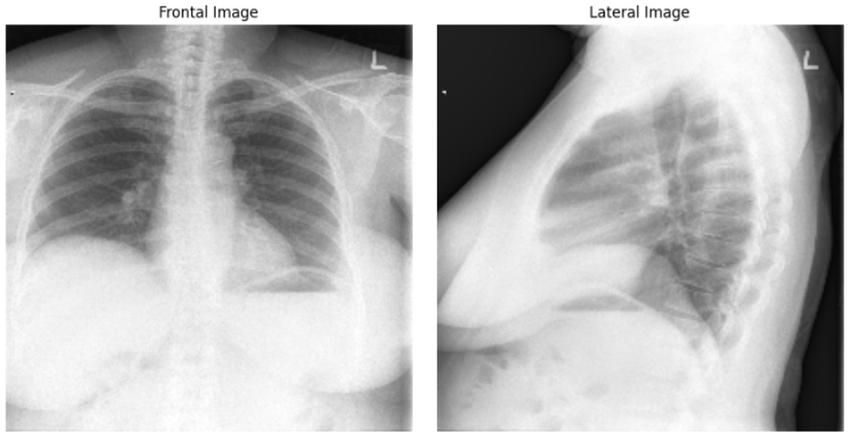
#> input picture data/raw/sample_01.png, 850 x 437 px; its folder holds only this picture in this run
$ python phase1_preview.py
#> lines starting #> are read from the running program, lines starting #| are printed output that depends on the picture
### src/dip/enhancement.py
"""Phase 1 module: manual CLAHE enhancement (NumPy only)."""

from __future__ import annotations

import math

import numpy as np

from src.dip.common import ensure_grayscale_image, normalize_to_uint8


def _normalize_to_uint8(image: np.ndarray) -> np.ndarray:
    """Backward-compatible wrapper around the shared uint8 normalization helper."""
    return normalize_to_uint8(image)


def _pad_to_tile_shape(image: np.ndarray, tile_size: tuple[int, int]) -> tuple[np.ndarray, tuple[int, int]]:
    """Pad image so each spatial dimension is divisible by tile size."""
    tile_h, tile_w = tile_size
    h, w = image.shape
    pad_h = (tile_h - (h % tile_h)) % tile_h
    pad_w = (tile_w - (w % tile_w)) % tile_w
    padded = np.pad(image, ((0, pad_h), (0, pad_w)), mode="edge")
    return padded, (h, w)


def _tile_histogram(tile: np.ndarray) -> np.ndarray:
    """Compute 256-bin histogram for a uint8 tile."""
    return np.bincount(tile.ravel(), minlength=256).astype(np.int64)


def _clip_histogram(hist: np.ndarray, clip_limit: int, tile_pixels: int) -> np.ndarray:
    """Clip histogram and redistribute overflow counts."""
    if clip_limit <= 0:
        raise ValueError("clip_limit must be a positive integer.")

    n_bins = hist.size
    # Ensure clipping is mathematically feasible for this tile.
    effective_clip = max(clip_limit, math.ceil(tile_pixels / n_bins))
    clipped = np.minimum(hist, effective_clip).astype(np.int64)
    overflow = int((hist - clipped).clip(min=0).sum())

    if overflow == 0:
        return clipped

    # Standard CLAHE-style redistribution:
    # add the same amount to all bins, then spread the remainder.
    add_all = overflow // n_bins
    residual = overflow % n_bins

    if add_all > 0:
        clipped += add_all
    if residual > 0:
        clipped[:residual] += 1

    return clipped


def _build_lut(hist: np.ndarray, tile_pixels: int) -> np.ndarray:
    """Build LUT from clipped histogram via CDF mapping."""
    cdf = hist.cumsum(dtype=np.float64)
    nonzero = np.flatnonzero(cdf > 0)
    if nonzero.size == 0:
        return np.arange(256, dtype=np.uint8)

    cdf_min = cdf[nonzero[0]]
    denom = tile_pixels - cdf_min
    if denom <= 0:
        return np.arange(256, dtype=np.uint8)

    lut = np.clip(np.rint((cdf - cdf_min) * 255.0 / denom), 0.0, 255.0).astype(np.uint8)
    return lut


def _lut_grid(padded: np.ndarray, tile_size: tuple[int, int], clip_limit: int) -> np.ndarray:
    """Compute one LUT per tile."""
    tile_h, tile_w = tile_size
    h, w = padded.shape
    n_tiles_y = h // tile_h
    n_tiles_x = w // tile_w
    luts = np.zeros((n_tiles_y, n_tiles_x, 256), dtype=np.uint8)

    for ty in range(n_tiles_y):
        for tx in range(n_tiles_x):
            y0 = ty * tile_h
            y1 = y0 + tile_h
            x0 = tx * tile_w
            x1 = x0 + tile_w
            tile = padded[y0:y1, x0:x1]
            tile_pixels = tile.size
            hist = _tile_histogram(tile)
            clipped_hist = _clip_histogram(hist, clip_limit=clip_limit, tile_pixels=tile_pixels)
            luts[ty, tx] = _build_lut(clipped_hist, tile_pixels=tile_pixels)

    return luts


def _bilinear_apply(padded: np.ndarray, luts: np.ndarray, tile_size: tuple[int, int]) -> np.ndarray:
    """Apply per-tile LUTs and bilinearly blend neighboring tiles."""
    tile_h, tile_w = tile_size
    out = np.empty_like(padded, dtype=np.uint8)
    n_tiles_y, n_tiles_x, _ = luts.shape

    for ty in range(n_tiles_y):
        for tx in range(n_tiles_x):
            y0 = ty * tile_h
            y1 = y0 + tile_h
            x0 = tx * tile_w
            x1 = x0 + tile_w
            region = padded[y0:y1, x0:x1]

            ty1 = min(ty + 1, n_tiles_y - 1)
            tx1 = min(tx + 1, n_tiles_x - 1)

            lut00 = luts[ty, tx]
            lut01 = luts[ty, tx1]
            lut10 = luts[ty1, tx]
            lut11 = luts[ty1, tx1]

            mapped00 = lut00[region].astype(np.float32)
            mapped01 = lut01[region].astype(np.float32)
            mapped10 = lut10[region].astype(np.float32)
            mapped11 = lut11[region].astype(np.float32)

            h_reg, w_reg = region.shape
            alpha = (np.arange(h_reg, dtype=np.float32) / max(h_reg, 1)).reshape(-1, 1)
            beta = (np.arange(w_reg, dtype=np.float32) / max(w_reg, 1)).reshape(1, -1)

            top = (1.0 - beta) * mapped00 + beta * mapped01
            bottom = (1.0 - beta) * mapped10 + beta * mapped11
            blended = (1.0 - alpha) * top + alpha * bottom
            out[y0:y1, x0:x1] = np.clip(np.rint(blended), 0.0, 255.0).astype(np.uint8)

    return out


def clahe_enhance(
    image: np.ndarray,
    tile_size: tuple[int, int] = (32, 32),
    clip_limit: int = 40,
) -> np.ndarray:
    """Enhance a grayscale image using custom CLAHE.

    Args:
        image: Grayscale image with shape [H, W].
        tile_size: Tile height/width used for local histogram equalization.
        clip_limit: Absolute clip value for each histogram bin.

    Returns:
        Enhanced image with the same shape as input and dtype `uint8`.
    """
    ensure_grayscale_image(image)

    tile_h, tile_w = tile_size
    if tile_h <= 0 or tile_w <= 0:
        raise ValueError(f"tile_size must contain positive integers, got {tile_size}")
    if clip_limit <= 0:
        raise ValueError("clip_limit must be a positive integer.")

    image_uint8 = normalize_to_uint8(image)
    padded, (orig_h, orig_w) = _pad_to_tile_shape(image_uint8, tile_size=tile_size)
    luts = _lut_grid(padded, tile_size=tile_size, clip_limit=clip_limit)
    enhanced_padded = _bilinear_apply(padded, luts=luts, tile_size=tile_size)
    return enhanced_padded[:orig_h, :orig_w]

### src/dip/common.py
"""Shared helpers for manual DIP preprocessing modules."""

from __future__ import annotations

import numpy as np


def ensure_grayscale_image(image: np.ndarray) -> None:
    """Require a 2D grayscale image."""
    if image.ndim != 2:
        raise ValueError(f"Expected 2D grayscale image, got shape={image.shape}")


def normalize_to_uint8(image: np.ndarray) -> np.ndarray:
    """Convert arbitrary grayscale input to uint8 in [0, 255]."""
    ensure_grayscale_image(image)

    if image.dtype == np.uint8:
        return image.copy()

    arr = image.astype(np.float32)
    min_val = float(arr.min())
    max_val = float(arr.max())

    if min_val >= 0.0 and max_val <= 1.0:
        return np.clip(np.rint(arr * 255.0), 0.0, 255.0).astype(np.uint8)
    if min_val >= 0.0 and max_val <= 255.0:
        return np.clip(np.rint(arr), 0.0, 255.0).astype(np.uint8)
    if max_val == min_val:
        return np.zeros_like(arr, dtype=np.uint8)

    scaled = (arr - min_val) / (max_val - min_val)
    return np.clip(np.rint(scaled * 255.0), 0.0, 255.0).astype(np.uint8)

### scripts/phase1_preview.py
"""Generate side-by-side raw vs CLAHE-enhanced previews for Phase 1."""

from __future__ import annotations

import argparse
from pathlib import Path
import sys

import cv2
import matplotlib
import numpy as np
import pydicom

ROOT = Path(__file__).resolve().parents[1]
if str(ROOT) not in sys.path:
    sys.path.insert(0, str(ROOT))

from src.dip.enhancement import clahe_enhance

matplotlib.use("Agg")
import matplotlib.pyplot as plt  # noqa: E402


IMAGE_EXTENSIONS = {".png", ".jpg", ".jpeg", ".bmp", ".tif", ".tiff", ".dcm"}


def parse_args() -> argparse.Namespace:
    parser = argparse.ArgumentParser(description="Phase 1 preview: raw vs manual CLAHE.")
    parser.add_argument("--input-dir", type=Path, default=Path("data/raw"), help="Directory containing images.")
    parser.add_argument(
        "--output-dir",
        type=Path,
        default=Path("artifacts/figures/phase1_preview"),
        help="Directory to save preview figures.",
    )
    parser.add_argument("--num-samples", type=int, default=5, help="Number of images to preview.")
    parser.add_argument("--tile-height", type=int, default=32, help="CLAHE tile height.")
    parser.add_argument("--tile-width", type=int, default=32, help="CLAHE tile width.")
    parser.add_argument("--clip-limit", type=int, default=40, help="CLAHE histogram clip limit.")
    return parser.parse_args()


def to_grayscale(image: np.ndarray) -> np.ndarray:
    """Convert image to grayscale using NumPy ops only."""
    if image.ndim == 2:
        return image

    if image.ndim == 3:
        # cv2 reads color as BGR; convert to luminance with explicit weights.
        bgr = image[..., :3].astype(np.float32)
        gray = 0.114 * bgr[..., 0] + 0.587 * bgr[..., 1] + 0.299 * bgr[..., 2]
        return gray

    raise ValueError(f"Unsupported image shape for grayscale conversion: {image.shape}")


def normalize_for_display(image: np.ndarray) -> np.ndarray:
    """Normalize arbitrary grayscale to uint8 [0, 255] for plotting."""
    if image.dtype == np.uint8:
        return image

    arr = image.astype(np.float32)
    min_val = float(arr.min())
    max_val = float(arr.max())
    if max_val == min_val:
        return np.zeros_like(arr, dtype=np.uint8)

    scaled = (arr - min_val) / (max_val - min_val)
    return np.clip(np.rint(scaled * 255.0), 0.0, 255.0).astype(np.uint8)


def load_image(path: Path) -> np.ndarray:
    """Load one image from disk (supports DICOM and common image formats)."""
    if path.suffix.lower() == ".dcm":
        ds = pydicom.dcmread(path)
        arr = ds.pixel_array
        if arr.ndim == 3:
            arr = arr[0]
        return arr

    arr = cv2.imread(str(path), cv2.IMREAD_UNCHANGED)
    if arr is None:
        raise ValueError("cv2 failed to read image")
    return arr


def collect_image_paths(input_dir: Path) -> list[Path]:
    return sorted(
        [
            p
            for p in input_dir.rglob("*")
            if p.is_file() and p.suffix.lower() in IMAGE_EXTENSIONS
        ]
    )


def save_preview(raw: np.ndarray, enhanced: np.ndarray, output_file: Path, source_name: str) -> None:
    fig, axes = plt.subplots(1, 2, figsize=(10, 4))
    axes[0].imshow(raw, cmap="gray", vmin=0, vmax=255)
    axes[0].set_title("Raw")
    axes[0].axis("off")

    axes[1].imshow(enhanced, cmap="gray", vmin=0, vmax=255)
    axes[1].set_title("Enhanced (CLAHE)")
    axes[1].axis("off")

    fig.suptitle(source_name)
    fig.tight_layout()
    fig.savefig(output_file, dpi=160)
    plt.close(fig)


def main() -> None:
    args = parse_args()

    if args.num_samples <= 0:
        raise ValueError("--num-samples must be a positive integer")
    if args.tile_height <= 0 or args.tile_width <= 0:
        raise ValueError("--tile-height and --tile-width must be positive integers")
    if args.clip_limit <= 0:
        raise ValueError("--clip-limit must be a positive integer")

    image_paths = collect_image_paths(args.input_dir)
    if not image_paths:
        raise SystemExit(f"No supported images found under: {args.input_dir}")

    args.output_dir.mkdir(parents=True, exist_ok=True)

    selected_paths = image_paths[: args.num_samples]
    print(f"Found {len(image_paths)} total images. Saving {len(selected_paths)} previews...")

    saved = 0
    for idx, path in enumerate(selected_paths, start=1):
        try:
            loaded = load_image(path)
#> in load_image, arr is the input picture: shape (437, 850, 4); mean B, G, R, A 183.5, 183.5, 183.5, 255
            gray = to_grayscale(loaded)
            raw_uint8 = normalize_for_display(gray)
#> in normalize_for_display, `min_val = float(arr.min())`: min_val = 0
#> in normalize_for_display, `max_val = float(arr.max())`: max_val = 255
            enhanced = clahe_enhance(
                raw_uint8,
                tile_size=(args.tile_height, args.tile_width),
                clip_limit=args.clip_limit,
            )
#> in _pad_to_tile_shape, `padded = np.pad(image, ((0, pad_h), (0, pad_w)), mode="edge")`:
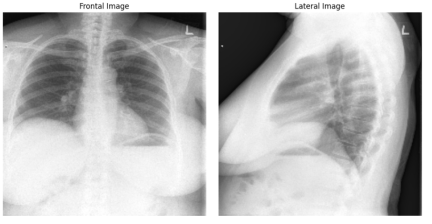
#> padded: shape (448, 864) (shown at 1/2 size); min 0, max 255, mean 186.4
#> in clahe_enhance, `padded, (orig_h, orig_w) = _pad_to_tile_shape(image_uint8, tile_size=t..`: orig_h = 437; orig_w = 850
#> after the loop in _lut_grid, `for ty in range(n_tiles_y):`:
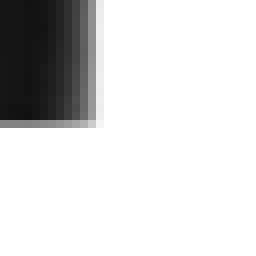
#> tile: shape (32, 32) (shown 8 times larger); min 16, max 255, mean 216.8
#> after the loop in _bilinear_apply, `for ty in range(n_tiles_y):`:
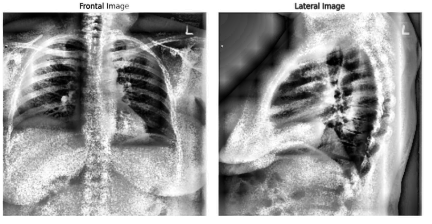
#> out: shape (448, 864) (shown at 1/2 size); min 0, max 255, mean 155.2
#> in clahe_enhance, `return enhanced_padded[:orig_h, :orig_w]`:
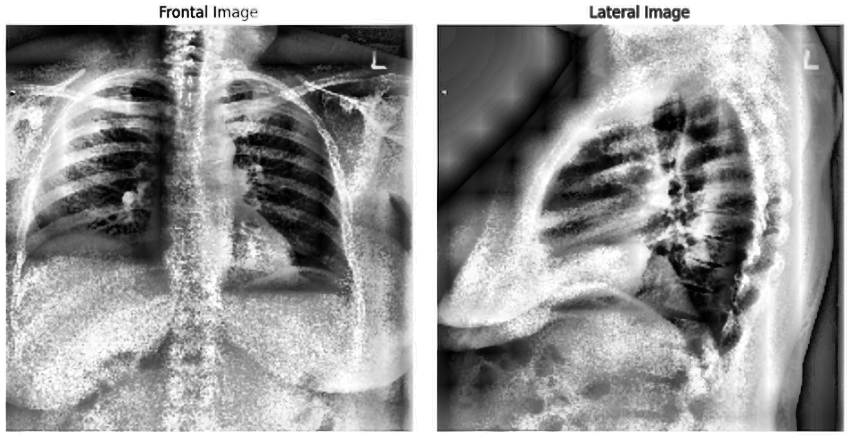
#> returned value: shape (437, 850); min 0, max 255, mean 151

            stem = path.stem.replace(" ", "_")
            output_file = args.output_dir / f"{idx:02d}_{stem}_preview.png"
            save_preview(raw_uint8, enhanced, output_file, source_name=path.name)
            print(f"[OK] {path.name} -> {output_file}")
            saved += 1
        except Exception as exc:  # pragma: no cover - best-effort preview utility
            print(f"[SKIP] {path}: {exc}")

    print(f"Done. Saved {saved} preview file(s) to: {args.output_dir}")


if __name__ == "__main__":
    main()

$ run again, on data/raw/sample_02.jpeg
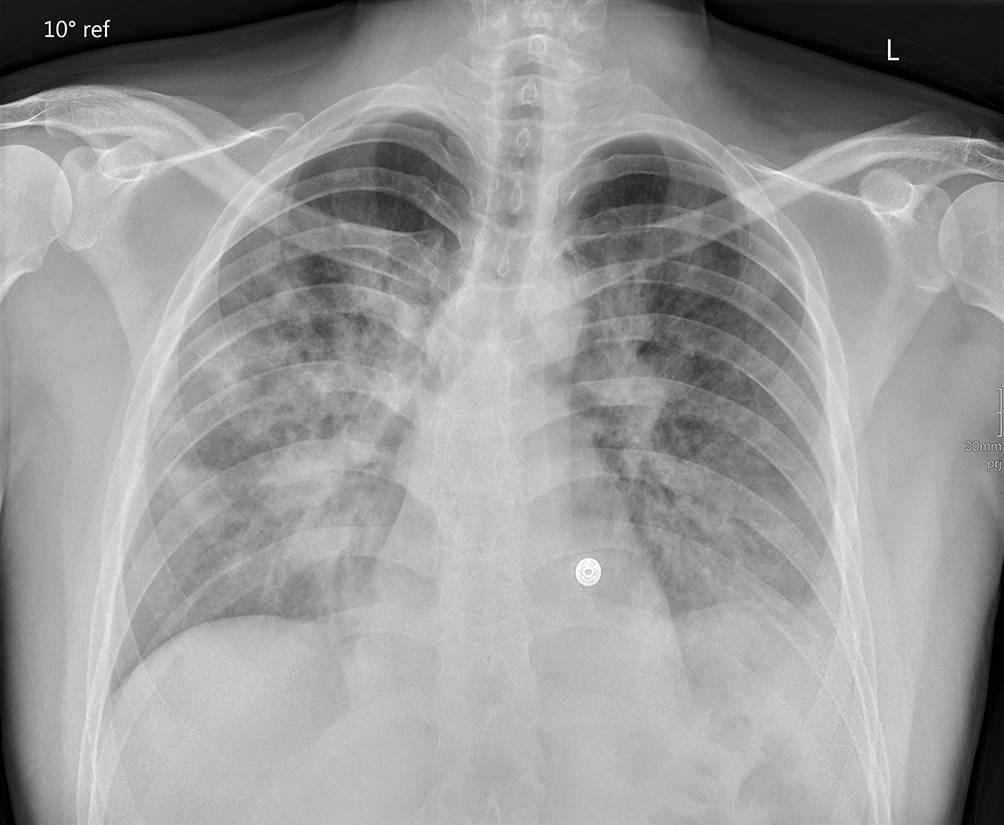
#> input picture data/raw/sample_02.jpeg, 1004 x 825 px
#> in load_image, arr is the input picture: shape (825, 1004); min 0, max 255, mean 153.4
#> orig_h = 825; orig_w = 1004
#> after the loop in _bilinear_apply, `for ty in range(n_tiles_y):`:
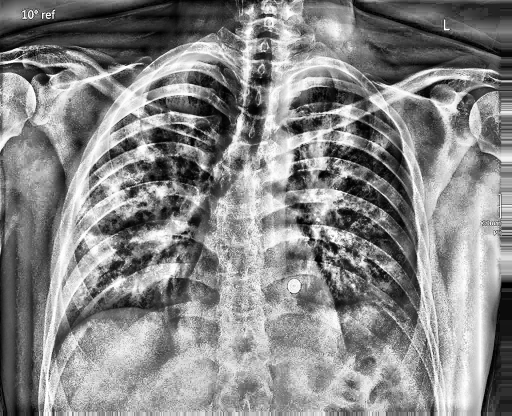
#> out: shape (832, 1024) (shown at 1/2 size); min 0, max 255, mean 135
#> in clahe_enhance, `return enhanced_padded[:orig_h, :orig_w]`:
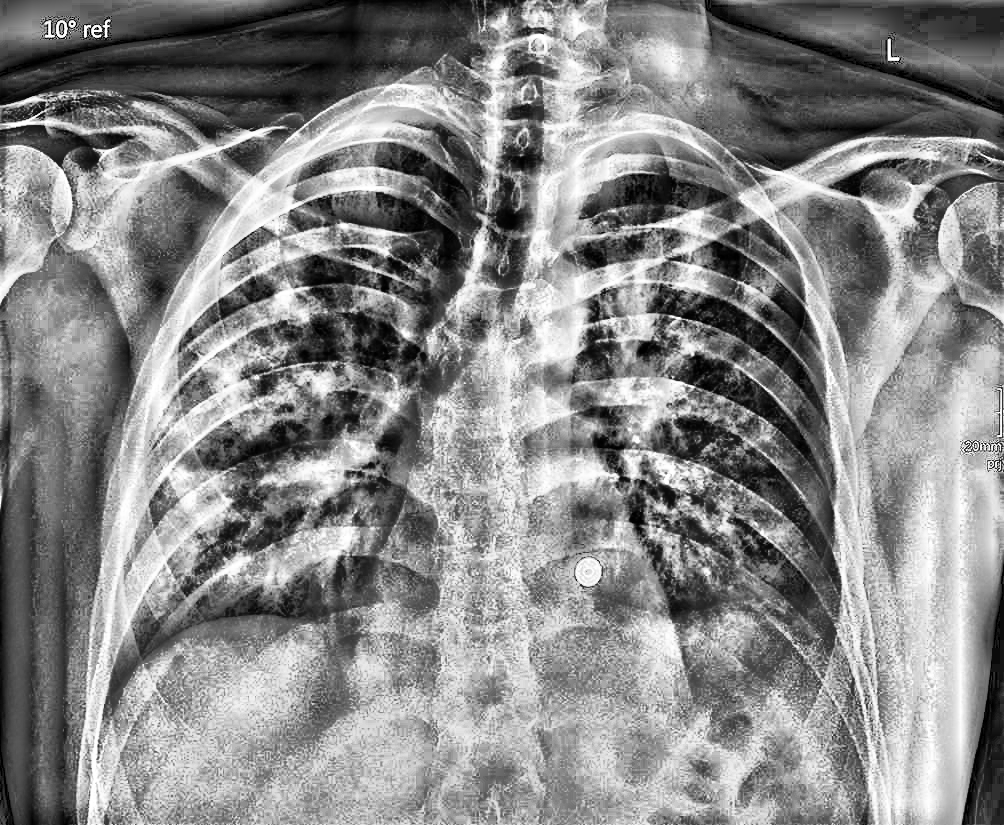
#> returned value: shape (825, 1004); min 0, max 255, mean 135.6

$ run again, on data/raw/sample_03.jpg
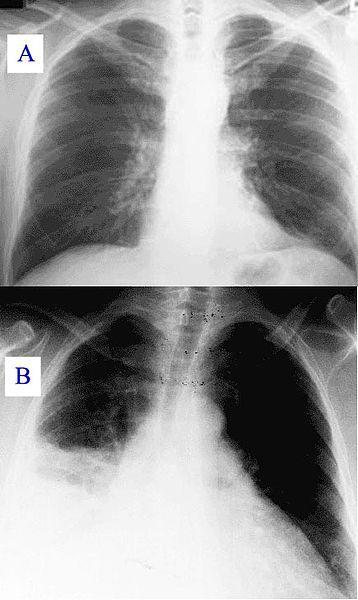
#> input picture data/raw/sample_03.jpg, 358 x 600 px
#> in load_image, arr is the input picture: shape (600, 358, 3); mean B, G, R 151.3, 151.2, 151.2
#> min_val = 0
#> max_val = 255
#> in _pad_to_tile_shape, `padded = np.pad(image, ((0, pad_h), (0, pad_w)), mode="edge")`:
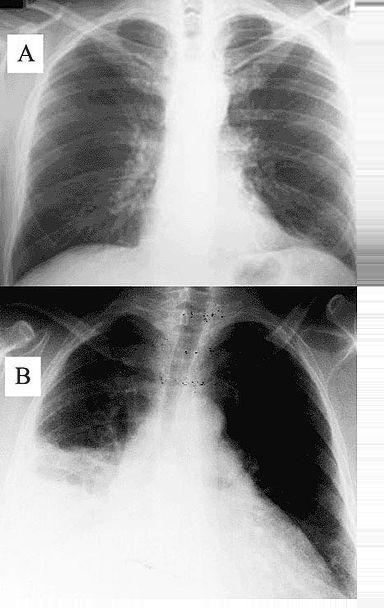
#> padded: shape (608, 384); min 0, max 255, mean 158.4
#> orig_h = 600; orig_w = 358
#> in clahe_enhance, `return enhanced_padded[:orig_h, :orig_w]`:
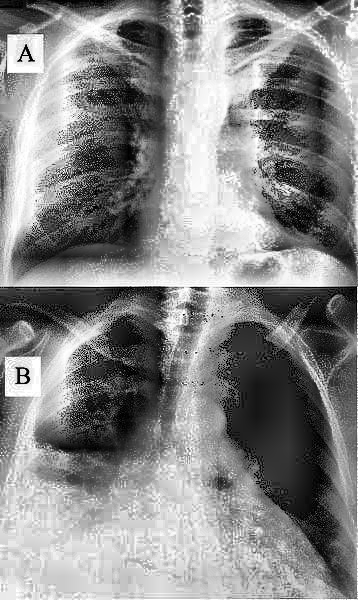
#> returned value: shape (600, 358); min 0, max 255, mean 136.3
